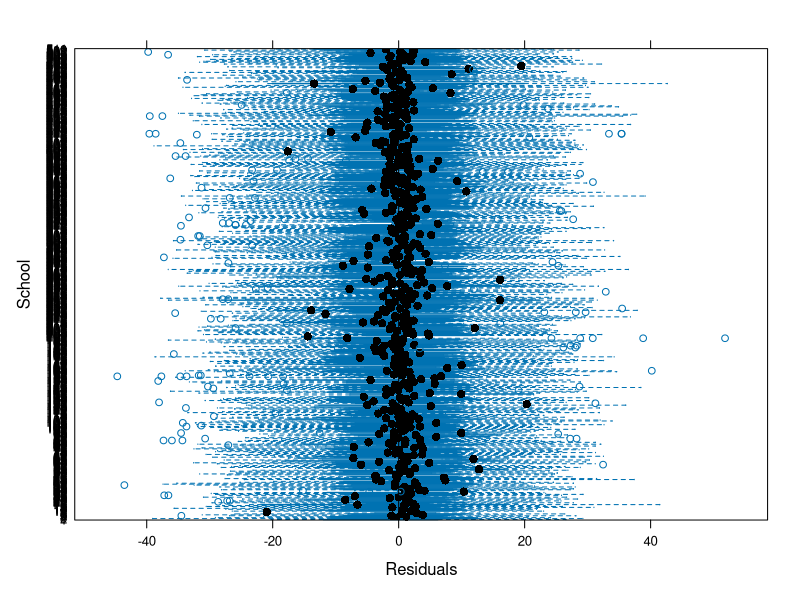
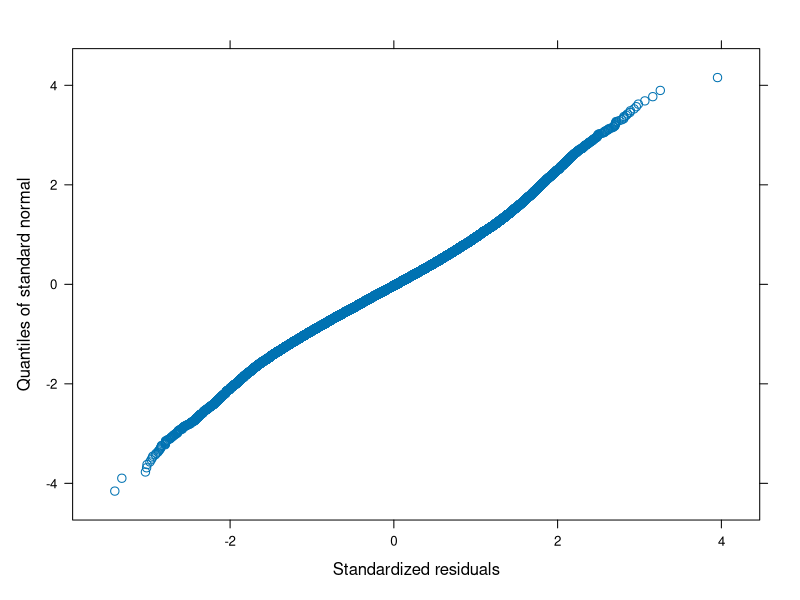

Write R code to recreate these figures, in order.
# Code for model fitting
library(data.table)
library(dplyr)
library(nlme)
library(ggplot2)
library(gridExtra)

# Load in the data
schools <- data.table::fread('schools.txt', header = TRUE, sep = ",")
schools <- as_data_frame(schools)

# Make sure the data is formatted correctly
schools$schoolid <- as.factor(schools$schoolid)

schools$cohort90 <- factor(schools$cohort90,
                           levels = c(-6, -4, -2, 0, 6, 8),
                           labels = c(1984, 1986, 1988, 1990, 1996, 1998))

schools$female <- factor(schools$female, 
                         levels = c(1, 0), 
                         labels = c("Female", "Male"))

schools$sclass <- factor(schools$sclass, 
                         levels = c(1, 2, 3, 4), 
                         labels = c("Managerial and professional",
                                    "Intermediate",
                                    "Working",
                                    "Unclassified"))

schools$schtype <- factor(schools$schtype,
                          levels = c(1, 0),
                          labels = c("Independent",
                                     "State-funded"))

schools$schurban <- factor(schools$schurban,
                           levels = c(1, 0),
                           labels = c("Urban",
                                      "Town or rural"))

schools$schdenom <- factor(schools$schdenom,
                           levels = c(1, 0),
                           labels = c("Roman Catholic",
                                      "Non-denominational"))

schools <- schools %>% filter(score != 0)

# First we fit a very basic mixed effects model, to show that
# there is indeed a need to use a multilevel model (confirming the suspicion
# that score depends on the school)

schools_base <- lme(fixed = score ~ 1 + cohort90,
                    random = score ~ 1 | schoolid,
                    data = schools)

schools_base_lm <- lm(score ~ 1 + cohort90, data = schools)

anova(schools_base, schools_base_lm)
# very significant

# Need to do residual analysis:
plot(schools_base, schoolid ~ resid(.), abline = 0, ylab = "School")
# Very bad plot, only thing that is clear from this is that the variability is still rather large.

qqnorm(schools_base, ~ resid(., type = "p"))
# Residuals of the within group-errors seem normally distributed.





# Now find better models:
# 1. Interaction effect between schtype and schurban
# 2. Interaction effect between sclass and schtype (?)
# 3. cohort90 has an effect on the score

schools_type <- lme(fixed = score ~ 1 + schtype*schurban + cohort90 + sclass*schtype,
                    random = score ~ 1 | schoolid,
                    data = schools)

schools_type_re <- lme(fixed = score ~ 1 + schtype*schurban + cohort90 + sclass*schtype,
                       random = score ~ 1 + schtype | schoolid,
                       data = schools)

anova(schools_type, schools_type_re)
# We reject the null hypothesis that schools_type is more appropriate) The random effects are significant

# Adding cohort90 to the random effects part is not appropriate. The model then becomes a three-level model
# since students are nested in cohorts and cohorts are nested in schools.

# Adding sclass to the random effects part is also not appropriate as the random effects model between-school
# variability and social class is a student-level variable.
schools_cohort <- lme(fixed =  score ~ 1 + cohort90 + sclass,
                      random = score ~ 1 | schoolid/cohort90,
                      data = schools)

schools_cohort2 <- lme(fixed =  score ~ 1 + cohort90 + sclass*schtype,
                      random = score ~ 1 | schoolid/cohort90,
                      data = schools)

# Difference in log likelihood is small

schools_cohort3 <- lme(fixed =  score ~ 1 + cohort90 + sclass + sclass*schurban,
                       random = score ~ 1 | schoolid/cohort90,
                       data = schools)

# sclass*schurban is not significant at all

schools_cohort4 <- lme(fixed =  score ~ 1 + cohort90 + sclass + schtype,
                       random = score ~ 1 | schoolid/cohort90,
                       data = schools)

# almost everything is highly significant!

